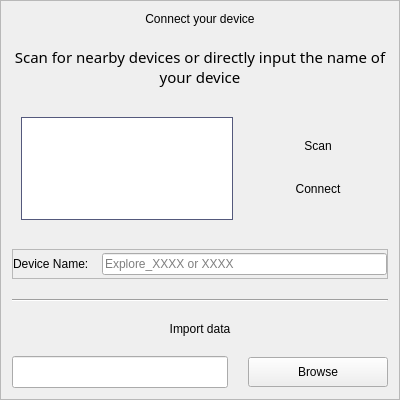
                    <widget class="QFrame" name="frame_BT">
                     <property name="maximumSize">
                      <size>
                       <width>400</width>
                       <height>400</height>
                      </size>
                     </property>
                     <property name="styleSheet">
                      <string notr="true"/>
                     </property>
                     <property name="frameShape">
                      <enum>QFrame::StyledPanel</enum>
                     </property>
                     <property name="frameShadow">
                      <enum>QFrame::Raised</enum>
                     </property>
                     <layout class="QVBoxLayout" name="verticalLayout_6">
                      <property name="spacing">
                       <number>20</number>
                      </property>
                      <item>
                       <widget class="QLabel" name="label_explore_name_2">
                        <property name="maximumSize">
                         <size>
                          <width>16777215</width>
                          <height>30</height>
                         </size>
                        </property>
                        <property name="styleSheet">
                         <string notr="true"/>
                        </property>
                        <property name="text">
                         <string>&lt;html&gt;&lt;head/&gt;&lt;body&gt;&lt;p&gt;Connect your device&lt;/p&gt;&lt;/body&gt;&lt;/html&gt;</string>
                        </property>
                        <property name="alignment">
                         <set>Qt::AlignCenter</set>
                        </property>
                       </widget>
                      </item>
                      <item>
                       <widget class="QLabel" name="label_10">
                        <property name="font">
                         <font>
                          <family>DM Sans</family>
                          <pointsize>11</pointsize>
                          <weight>50</weight>
                          <italic>false</italic>
                          <bold>false</bold>
                         </font>
                        </property>
                        <property name="styleSheet">
                         <string notr="true"/>
                        </property>
                        <property name="text">
                         <string>&lt;!DOCTYPE HTML PUBLIC &quot;-//W3C//DTD HTML 4.0//EN&quot; &quot;http://www.w3.org/TR/REC-html40/strict.dtd&quot;&gt;
&lt;html&gt;&lt;head&gt;&lt;meta name=&quot;qrichtext&quot; content=&quot;1&quot; /&gt;&lt;style type=&quot;text/css&quot;&gt;
p, li { white-space: pre-wrap; }
&lt;/style&gt;&lt;/head&gt;&lt;body style=&quot; font-family:'Segoe UI'; font-size:11pt; font-weight:400; font-style:normal;&quot;&gt;
&lt;p align=&quot;center&quot; style=&quot; margin-top:0px; margin-bottom:0px; margin-left:0px; margin-right:0px; -qt-block-indent:0; text-indent:0px;&quot;&gt;Scan for nearby devices or directly input the name of your device&lt;/p&gt;&lt;/body&gt;&lt;/html&gt;</string>
                        </property>
                        <property name="wordWrap">
                         <bool>true</bool>
                        </property>
                       </widget>
                      </item>
                      <item>
                       <widget class="QFrame" name="frame">
                        <property name="sizePolicy">
                         <sizepolicy hsizetype="Preferred" vsizetype="Preferred">
                          <horstretch>0</horstretch>
                          <verstretch>0</verstretch>
                         </sizepolicy>
                        </property>
                        <property name="styleSheet">
                         <string notr="true">border:none
</string>
                        </property>
                        <property name="frameShape">
                         <enum>QFrame::StyledPanel</enum>
                        </property>
                        <property name="frameShadow">
                         <enum>QFrame::Raised</enum>
                        </property>
                        <layout class="QHBoxLayout" name="horizontalLayout_9">
                         <property name="leftMargin">
                          <number>0</number>
                         </property>
                         <property name="topMargin">
                          <number>0</number>
                         </property>
                         <property name="rightMargin">
                          <number>0</number>
                         </property>
                         <property name="bottomMargin">
                          <number>0</number>
                         </property>
                         <item>
                          <widget class="QFrame" name="frame_5">
                           <property name="frameShape">
                            <enum>QFrame::StyledPanel</enum>
                           </property>
                           <property name="frameShadow">
                            <enum>QFrame::Raised</enum>
                           </property>
                           <layout class="QVBoxLayout" name="verticalLayout_24">
                            <item>
                             <widget class="QListWidget" name="list_devices">
                              <property name="cursor" stdset="0">
                               <cursorShape>ArrowCursor</cursorShape>
                              </property>
                              <property name="styleSheet">
                               <string notr="true">border: 1px solid rgb(84, 89, 124);
color: #FFFFFF;</string>
                              </property>
                             </widget>
                            </item>
                           </layout>
                          </widget>
                         </item>
                         <item>
                          <widget class="QFrame" name="frame_btns_scan_connect">
                           <property name="maximumSize">
                            <size>
                             <width>16777215</width>
                             <height>80</height>
                            </size>
                           </property>
                           <property name="styleSheet">
                            <string notr="true"/>
                           </property>
                           <property name="frameShape">
                            <enum>QFrame::StyledPanel</enum>
                           </property>
                           <property name="frameShadow">
                            <enum>QFrame::Raised</enum>
                           </property>
                           <layout class="QVBoxLayout" name="verticalLayout_17">
                            <property name="spacing">
                             <number>10</number>
                            </property>
                            <property name="leftMargin">
                             <number>0</number>
                            </property>
                            <property name="topMargin">
                             <number>0</number>
                            </property>
                            <property name="rightMargin">
                             <number>0</number>
                            </property>
                            <property name="bottomMargin">
                             <number>0</number>
                            </property>
                            <item>
                             <widget class="QPushButton" name="btn_scan">
                              <property name="sizePolicy">
                               <sizepolicy hsizetype="Minimum" vsizetype="Minimum">
                                <horstretch>0</horstretch>
                                <verstretch>0</verstretch>
                               </sizepolicy>
                              </property>
                              <property name="minimumSize">
                               <size>
                                <width>140</width>
                                <height>30</height>
                               </size>
                              </property>
                              <property name="maximumSize">
                               <size>
                                <width>140</width>
                                <height>30</height>
                               </size>
                              </property>
                              <property name="cursor">
                               <cursorShape>PointingHandCursor</cursorShape>
                              </property>
                              <property name="styleSheet">
                               <string notr="true"/>
                              </property>
                              <property name="text">
                               <string>Scan</string>
                              </property>
                              <property name="flat">
                               <bool>false</bool>
                              </property>
                             </widget>
                            </item>
                            <item>
                             <widget class="QPushButton" name="btn_connect">
                              <property name="sizePolicy">
                               <sizepolicy hsizetype="Preferred" vsizetype="Preferred">
                                <horstretch>0</horstretch>
                                <verstretch>0</verstretch>
                               </sizepolicy>
                              </property>
                              <property name="minimumSize">
                               <size>
                                <width>140</width>
                                <height>30</height>
                               </size>
                              </property>
                              <property name="maximumSize">
                               <size>
                                <width>140</width>
                                <height>30</height>
                               </size>
                              </property>
                              <property name="cursor">
                               <cursorShape>PointingHandCursor</cursorShape>
                              </property>
                              <property name="text">
                               <string>Connect</string>
                              </property>
                             </widget>
                            </item>
                           </layout>
                          </widget>
                         </item>
                        </layout>
                       </widget>
                      </item>
                      <item>
                       <widget class="QFrame" name="frame_6">
                        <property name="minimumSize">
                         <size>
                          <width>0</width>
                          <height>30</height>
                         </size>
                        </property>
                        <property name="frameShape">
                         <enum>QFrame::StyledPanel</enum>
                        </property>
                        <property name="frameShadow">
                         <enum>QFrame::Raised</enum>
                        </property>
                        <layout class="QHBoxLayout" name="horizontalLayout_10">
                         <property name="spacing">
                          <number>10</number>
                         </property>
                         <property name="leftMargin">
                          <number>0</number>
                         </property>
                         <property name="topMargin">
                          <number>0</number>
                         </property>
                         <property name="rightMargin">
                          <number>0</number>
                         </property>
                         <property name="bottomMargin">
                          <number>0</number>
                         </property>
                         <item>
                          <widget class="QLabel" name="label_9">
                           <property name="styleSheet">
                            <string notr="true"/>
                           </property>
                           <property name="text">
                            <string>Device Name: </string>
                           </property>
                          </widget>
                         </item>
                         <item>
                          <widget class="QLineEdit" name="dev_name_input">
                           <property name="styleSheet">
                            <string notr="true">
/*background-color: rgb(83, 88, 123);*/
</string>
                           </property>
                           <property name="placeholderText">
                            <string>Explore_XXXX or XXXX</string>
                           </property>
                          </widget>
                         </item>
                        </layout>
                       </widget>
                      </item>
                      <item>
                       <widget class="Line" name="line">
                        <property name="styleSheet">
                         <string notr="true"/>
                        </property>
                        <property name="orientation">
                         <enum>Qt::Horizontal</enum>
                        </property>
                       </widget>
                      </item>
                      <item>
                       <widget class="QLabel" name="label_8">
                        <property name="text">
                         <string>Import data</string>
                        </property>
                        <property name="alignment">
                         <set>Qt::AlignCenter</set>
                        </property>
                       </widget>
                      </item>
                      <item>
                       <layout class="QHBoxLayout" name="horizontalLayout_12">
                        <item>
                         <widget class="QLineEdit" name="le_data_path">
                          <property name="font">
                           <font>
                            <family>DM Sans</family>
                            <pointsize>13</pointsize>
                            <weight>50</weight>
                            <italic>false</italic>
                            <bold>false</bold>
                           </font>
                          </property>
                         </widget>
                        </item>
                        <item>
                         <widget class="QPushButton" name="btn_import_data">
                          <property name="sizePolicy">
                           <sizepolicy hsizetype="Preferred" vsizetype="Preferred">
                            <horstretch>0</horstretch>
                            <verstretch>0</verstretch>
                           </sizepolicy>
                          </property>
                          <property name="minimumSize">
                           <size>
                            <width>140</width>
                            <height>30</height>
                           </size>
                          </property>
                          <property name="maximumSize">
                           <size>
                            <width>140</width>
                            <height>30</height>
                           </size>
                          </property>
                          <property name="cursor">
                           <cursorShape>PointingHandCursor</cursorShape>
                          </property>
                          <property name="text">
                           <string>Browse</string>
                          </property>
                         </widget>
                        </item>
                       </layout>
                      </item>
                     </layout>
                    </widget>
